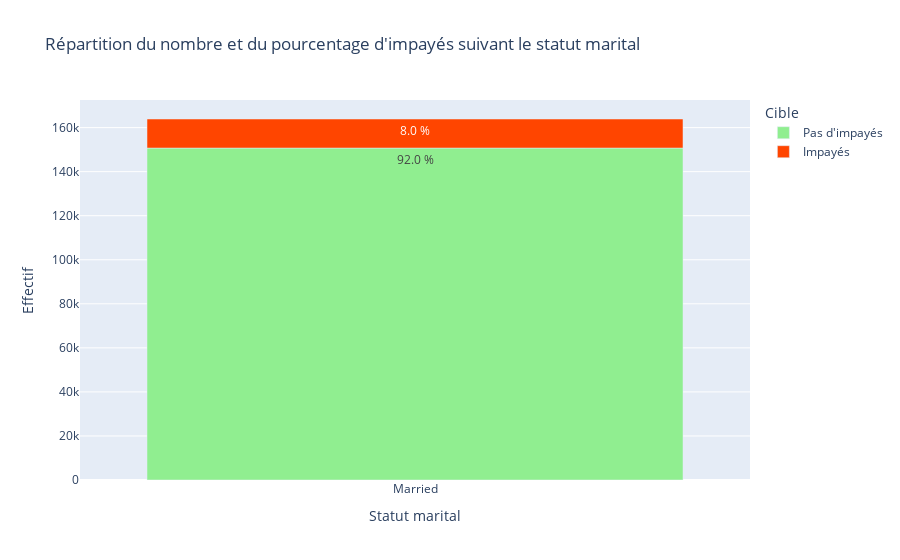

Source (notebook cell):
### Code cell
bar_plot(family[family['NAME_FAMILY_STATUS'] == 'Married'], 'NAME_FAMILY_STATUS')

### Figure 1 — Plotly figure (JSON) as saved in the notebook; plotly's stock layout.template omitted (floating-point values rounded to 4 significant figures)
{"data": [{"alignmentgroup": "True", "hovertemplate": "Cible=Pas d'impayés<br>Statut marital=%{x}<br>Effectif=%{y}<br>Percentage=%{text}<extra></extra>", "legendgroup": "Pas d'impayés", "marker": {"color": "#90ee90"}, "name": "Pas d'impayés", "offsetgroup": "Pas d'impayés", "orientation": "v", "showlegend": true, "text": ["92.0 %"], "textposition": "auto", "type": "bar", "x": ["Married"], "xaxis": "x", "y": [150715], "yaxis": "y"}, {"alignmentgroup": "True", "hovertemplate": "Cible=Impayés<br>Statut marital=%{x}<br>Effectif=%{y}<br>Percentage=%{text}<extra></extra>", "legendgroup": "Impayés", "marker": {"color": "#ff4500"}, "name": "Impayés", "offsetgroup": "Impayés", "orientation": "v", "showlegend": true, "text": ["8.0 %"], "textposition": "auto", "type": "bar", "x": ["Married"], "xaxis": "x", "y": [13189], "yaxis": "y"}], "layout": {"barmode": "relative", "legend": {"title": {"text": "Cible"}, "tracegroupgap": 0}, "title": {"text": "Répartition du nombre et du pourcentage d'impayés suivant le statut marital"}, "xaxis": {"anchor": "y", "domain": [0, 1], "title": {"text": "Statut marital"}}, "yaxis": {"anchor": "x", "domain": [0, 1], "title": {"text": "Effectif"}}}}
